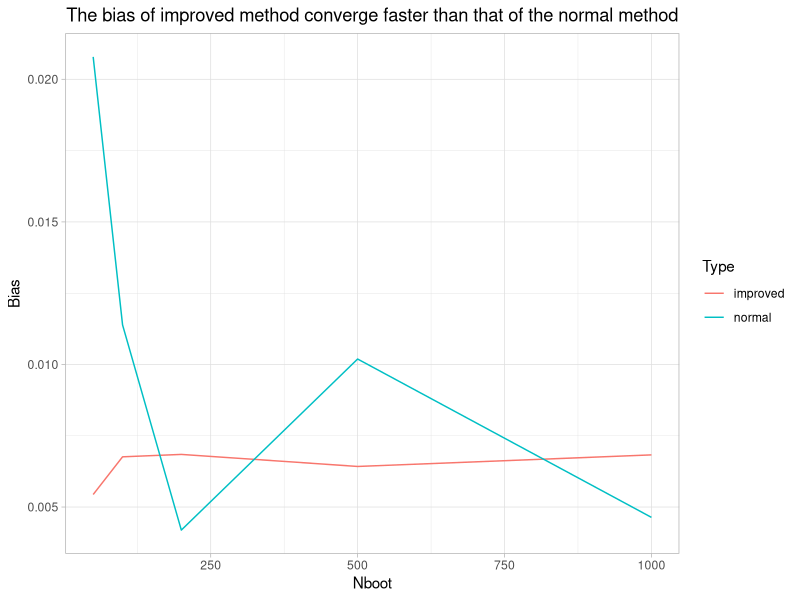

The R script that drew this image:
# HW10: Inverse Transform Sampling
#
# In this exercise, we will learn to use the bootstrap for bias correction.
# The inspiration is from this link and on p126 of the linked book:
# [https://books.google.com/books?id=MWC1DwAAQBAJ&pg=PA139&lpg=PA139&dq=Efron+and+Tibshirani+chapter+10.4&source=bl&ots=_bEGQKn74v&sig=ACfU3U0IFgsMnr3bzhNQNruroDsrwBQLww&hl=en&sa=X&ved=2ahUKEwiu577p4_nlAhVLq1kKHelhAnMQ6AEwAnoECAcQAQ#v=onepage&q&f=false]
# The book talks about two methods to use bootstrap to find the bias of
# estimator. We are going to implement the two methods and draw plots to
# compare the two methods here.
#
# Throughout the exercise:
#    - Do NOT use `for`, `while` or `repeat` loops.
#    - Use `%>%` to structure your operations.
#    - Use `theme_light()` for the plots.
#    - For graphs with titles, use `theme()` to set
#      `plot.title = element_text(hjust = 0.5)` and
#      `plot.subtitle = element_text(hjust = 0.5)`.
#
# 1. Load the `tidyverse` package. Use `read_csv()` to read in `"patch.csv"`
#    from the `data` folder. Create a new tibble with two columns `z` and `y`.
#    The formulas are `z = oldpatch - placebo` and `y = newpatch - oldpatch`.
#    To do this, you can use:
#      - `transmute()` to create the new columns.
#    Store returned tibble to `df`.
#    To check your answer, `df` prints to:
#    # A tibble: 8 x 2
#    z     y
#    <dbl> <dbl>
#    1  8406 -1200
#    2  2342  2601
#    3  8187 -2705
#    # … with 5 more rows
#
#    Let‘s try the first so-called normal method.
#
## Do not modify this line!

library(tidyverse)
df <- read_csv("data/patch.csv")%>%
  transmute(z = oldpatch-placebo, y = newpatch-oldpatch)
df

# 2. Create a function called `ratio()` that takes in `df` as argument. The
#    function calculates the ratio of mean of `y` and mean of `z`. Then,
#    apply `ratio()` to `df` and store the returned value to `theta_hat`.
#    (e.g. Let `df` be `c(y = c(7.06, 4.06), z = c(1.48, 6.18))`,
#    `ratio(df)` prints to:
#    [1] 1.452135)
#
## Do not modify this line!
ratio <- function(df) mean(df$y)/mean(df$z)
theta_hat <- ratio(df)


# 3. Create a function called `boot_df()` that takes in `df` as argument and
#    samples all the columns of `df` with replacement.
#    To do this, you can use:
#      - `sample_frac()` to sample every column with `replace` as `TRUE`.
#    (e.g. set seed as 1, let `df` be `c(y = c(7.06, 4.06), z = c(1.48, 6.18))`,
#    `boot_df(df)` prints to:
#    # A tibble: 2 x 2
#    y     z
#    <dbl> <dbl>
#    1  4.06  6.18
#    2  7.06  1.48
#    )
#
#    Create a function called `boot_ratio()` that takes in `nboot` and `df`
#    as arguments. The function should take `nboot` samples from `df` and
#    apply `ratio()` to every sample. Finally the function returns a vector
#    of returned values of samples.
#    To do this, you can use:
#      - `tibble()` to generate three columns:
#        - The first column is called `b` that stores a vector of integers
#          from 1 to `nboot`.
#        - The second column is called `df_b` that maps `boot_df()` to every
#          integer to `b`. This column should store `nboot` samples.
#          You may use `map()` here.
#        - The third column is called `theta_hat_b`. This column stores
#          ratios of each sample in `df_b`.
#      - `pull()` to pull out `theta_hat_b` from the tibble.
#    (e.g. set seed as 1, let `df` be `c(y = c(7.06, 4.06), z = c(1.48, 6.18))`,
#    `nboot = 2`, `boot_ratio(nboot, df)` prints to:
#    [1] 0.6567138 1.4521353
#    )
#
## Do not modify this line!
boot_df <- function(df) sample_frac(df,replace = T)
boot_ratio <- function(nboot, df){
  unlist(pull(tibble(b = 1:nboot, df_b = map(b,~boot_df(df)), theta_hat_b = map(df_b,ratio)),theta_hat_b))
}

# 4. Use `set.seed()` to set seed to 1 and store it to `seed1`.
#    Here, it's for the bootstrap for different bootstrap lengths!
#    Create a tibble that has 5 columns:
#      - The first column is called `nboot` and it stores a vector of
#        integers `50, 100, 200, 500, 1000`.
#      - The second column is called `theta_hat_b`. Each entry of the column
#        takes a list of ratios of `nboot` samples. (e.g. In the first row,
#        `nboot` is 50, then the first entry of `theta_hat_b` should be a list
#        of ratios with length 50.)
#        (hint: you may use `map()` here and it takes three arguments)
#      - The third column is called `bias`. It takes mean of each every of
#        `theta_hat_b` and then it substract `theta_hat`.
#      - The fourth column is called `theta_hat_corrected` and it is
#        `theta_hat` minus `bias`.
#      - The fifth column is called `type` and the values of all entries are
#        `"normal"`.
#    Then, drop the `theta_hat_b` column. Store the return tibble to
#    `results`.
#    To check your answer, `results` prints to:
#    # A tibble: 6 x 4
#    nboot    bias theta_hat_corrected type
#    <dbl>   <dbl>               <dbl> <chr>
#    1    50 0.0260              -0.0973 normal
#    2   100 0.0118              -0.0831 normal
#    3   200 0.00755             -0.0789 normal
#    # … with 3 more rows
#
#    Now, let's implement the so-called improved method.
## Do not modify this line!
set.seed(1)
seed1 <- .Random.seed
results <- tibble(nboot = c(50, 100, 200, 500, 1000),
                  theta_hat_b = map(nboot,boot_ratio, df=df))%>%
  mutate(bias = unlist(map(theta_hat_b,mean))-theta_hat,
         theta_hat_corrected = theta_hat-bias,
         type = "normal")%>%
  dplyr::select(-theta_hat_b)
results


# 5. Create a function called `rmean()` that takes in a vector of `p` and a
#    vector of `x`. The function should calculate the sum of product of `p`
#    and `x` then divided by length of `x`.
#    (e.g. Let `p = c(0.5, 0.5)`, `x = c(1, 2)`,
#    `rmean(p, x)` prints to:
#    [1] 0.75
#    )
#
#    Create a function called `rratio()` that takes in a vector of `p` and
#    `df`.
#    The function should apply `rmean()` to `y` and `z` columns in `df` and
#    divide the first manipulation by the second manipulation.
#    (e.g. Let `p = c(0.5, 0.5)`,
#    `df` be `c(y = c(7.06, 4.06), z = c(1.48, 6.18))`,
#    `rratio(p, df)` prints to:
#    [1] 1.452135
#    )
#
## Do not modify this line!
rmean <- function(p, x) sum(p*x)/length(x)
rratio <- function(p, df) rmean(p,df$y)/rmean(p,df$z)


# 6. Create a function called `boot_p_ratio()` that takes in `df` and it
#    should return a tibble with a calculated `theta` and a list of
#    calculated `p`.
#    Here, we only have one sample.
#    To do this, you can do as following:
#      - Use `nrow()` to count number of rows of `df` and store it to `n`.
#      - Use `sample()` to generate samples of size `n` with `replace` as
#        `TRUE`.
#      - Use `tabulate()` to count how many times each number between 1 and
#        `n` appears in the sample, then divide all of them by `n`. This is the
#        proportion of each number and store the vector to `p`. Here, the
#        length of `p` should be 8.
#      - Apply `rratio()` to `p` and `df` to calculate the theta
#        and store returned values to `theta`.
#      - Use `tibble()` to create two columns with `theta` and `p`.
#      - Finally return the tibble.
#   (e.g. set seed as 1, let `df` be `c(y = c(7.06, 4.06), z = c(1.48, 6.18))`,
#   `boot_p_ratio(df)` prints to:
#   # A tibble: 1 x 2
#   theta p
#   <dbl> <list>
#   1  4.78 c(0.5, 0.5)
#   )
#
#   Create a function called `mean_p()` that takes in a list of `p` and
#   calculate mean of each index of `p`.
#   To do this, you can use:
#     - `reduce()` to calculate sum of `p` on each index and then divide
#       by the length of `p`.
#   (e.g. let `p` be list(c(0.5, 0.2), c(0.1, 0.3), c(1, 2)),
#   `mean_p(p)` prints to: [1] 0.5333333 0.8333333)
#
## Do not modify this line!
boot_p_ratio <-function(df) {
  n <- nrow(df)
  s <- sample(1:n, n,replace = T)
  p <- tabulate(s, n)/n
  theta <- rratio(p,df)
  return(tibble(theta=theta,p=list(p)))
}
mean_p <- function(p) reduce(p,`+`)/length(p)

# 7. Create a function called `boot_ratio2()` that takes in `nboot` and `df`.
#    The function creates `nboot` samples of `df` and calculates the ratios
#    with the improved method described in the book.
#    Here, we have `nboot` samples.
#    To do this, you can use:
#      - `tibble()` to generate two columns:
#        - The first column is called `b` that stores a vector of integers
#          from 1 to `nboot`.
#        - The second column is called `df_b` that maps `boot_p_df()` to
#          every integer to `b`. This column should store `nboot` samples of
#          `theta` and `nboot` lists of `p`.
#          You may use `map()` here.
#      - `unnest()` to unnest samples in `df_b`.
#      - `summarize()` to summarize the statistics:
#        - The first column is called `theta_hat_b` that stores the mean
#          of `theta`.
#        - The second column is called `p_hat_b` that stores the list of mean
#          of each index `p` from all samples. You may apply `mean_p()` here,
#          and the length of `p_hat_b` should be 8.
#
#     (e.g. set seed as 1, let `df` be `c(y = c(7.06, 4.06), z = c(1.48, 6.18))`,
#     `nboot = 3`, `boot_ratio2(nboot, df)` prints to:
#     # A tibble: 1 x 2
#     theta_hat_b p_hat_b
#     <dbl>       <list>
#     1        1.45 c(0.5, 0.5)
#     )
#
## Do not modify this line!
boot_ratio2 <- function(nboot,df){
  tibble(b = 1:nboot, df_b = map(b, ~boot_p_ratio(df)))%>%
    unnest(df_b)%>%
    summarize(theta_hat_b = mean(theta),
              p_hat_b = list(mean_p(p)))
}


#  8. Use `set.seed()` to set seed to 1 and store it to `seed2`.
#     Here, it's for the bootstrap for different bootstrap lengths!
#     Create a tibble that has 6 columns:
#       - The first column is called `nboot` and it stores a vector of
#         integers `50, 100, 200, 500, 1000`.
#       - The second column is called `theta_hat_p_hat`. Each entry of
#         the column has a value of `theta_hat_b` and a list of values of `p`.
#         (hint: you may use `map()` here and it takes three arguments)
#
#       - Then use `unnest()` to unnest `theta_hat_p_hat` into two columns.
#       - The third column is called `theta_hat`. You may use `map_dbl()`
#         combined with `p_hat_b`, `rratio()` and `df` to calculate the
#         estimated `theta_hat`.
#       - The fourth column is called `bias`. It takes mean of each every of
#         `theta_hat_b` and then it substract `theta_hat`.
#       - The fifth column is called `theta_hat_corrected` and it is
#         `theta_hat` minus `bias`.
#       - The sixth column is called `type` and the values of all entries are
#         `"improved"`.
#     To check your answer, `results2` prints to:
#     # A tibble: 6 x 4
#     nboot    bias theta_hat_corrected type
#     <dbl>   <dbl>               <dbl> <chr>
#     1    50 0.00544             -0.0614 improved
#     2   100 0.00676             -0.0734 improved
#     3   200 0.00685             -0.0808 improved
#     # … with 3 more rows
#
## Do not modify this line!
set.seed(1)
seed2 <- .Random.seed
results2 <- tibble(nboot = c(50, 100, 200, 500, 1000),
                   theta_hat_p_hat = map(nboot, boot_ratio2, df=df))%>%
  unnest(theta_hat_p_hat)%>%
  mutate(theta_hat = map_dbl(p_hat_b, rratio, df=df),
         bias = unlist(map(theta_hat_b,mean))-theta_hat,
         theta_hat_corrected = theta_hat-bias,
         type="improved")%>%
  dplyr::select(nboot,bias, theta_hat_corrected, type)
#  9. Draw a line plot to plot the estimated `bias` vs. `nboot`.
#     To do this, you can use:
#       - `bind_rows()` to bind `results2` to `results`
#       - `ggplot()` to plot the `bias` vs. `nboot`, colored by `type`.
#       - `geom_line()` to draw to lines.
#       - `labs()` to name the title as `"The bias of improved method converge faster than that of the normal method"`,
#         x-axis as `"Nboot"`,
#         y-axis as `"Bias"`,
#         color as `Type`.
#     Store returned graph to `g1`.
## Do not modify this line!
g1 <- bind_rows(results,results2)%>%
  ggplot()+
  geom_line(aes(nboot,bias,color=type))+
  labs(title = "The bias of improved method converge faster than that of the normal method",
       x="Nboot",
       y="Bias",
       color="Type")+
  theme_light()+
  theme(plot.title = element_text(hjust = .5))
g1


